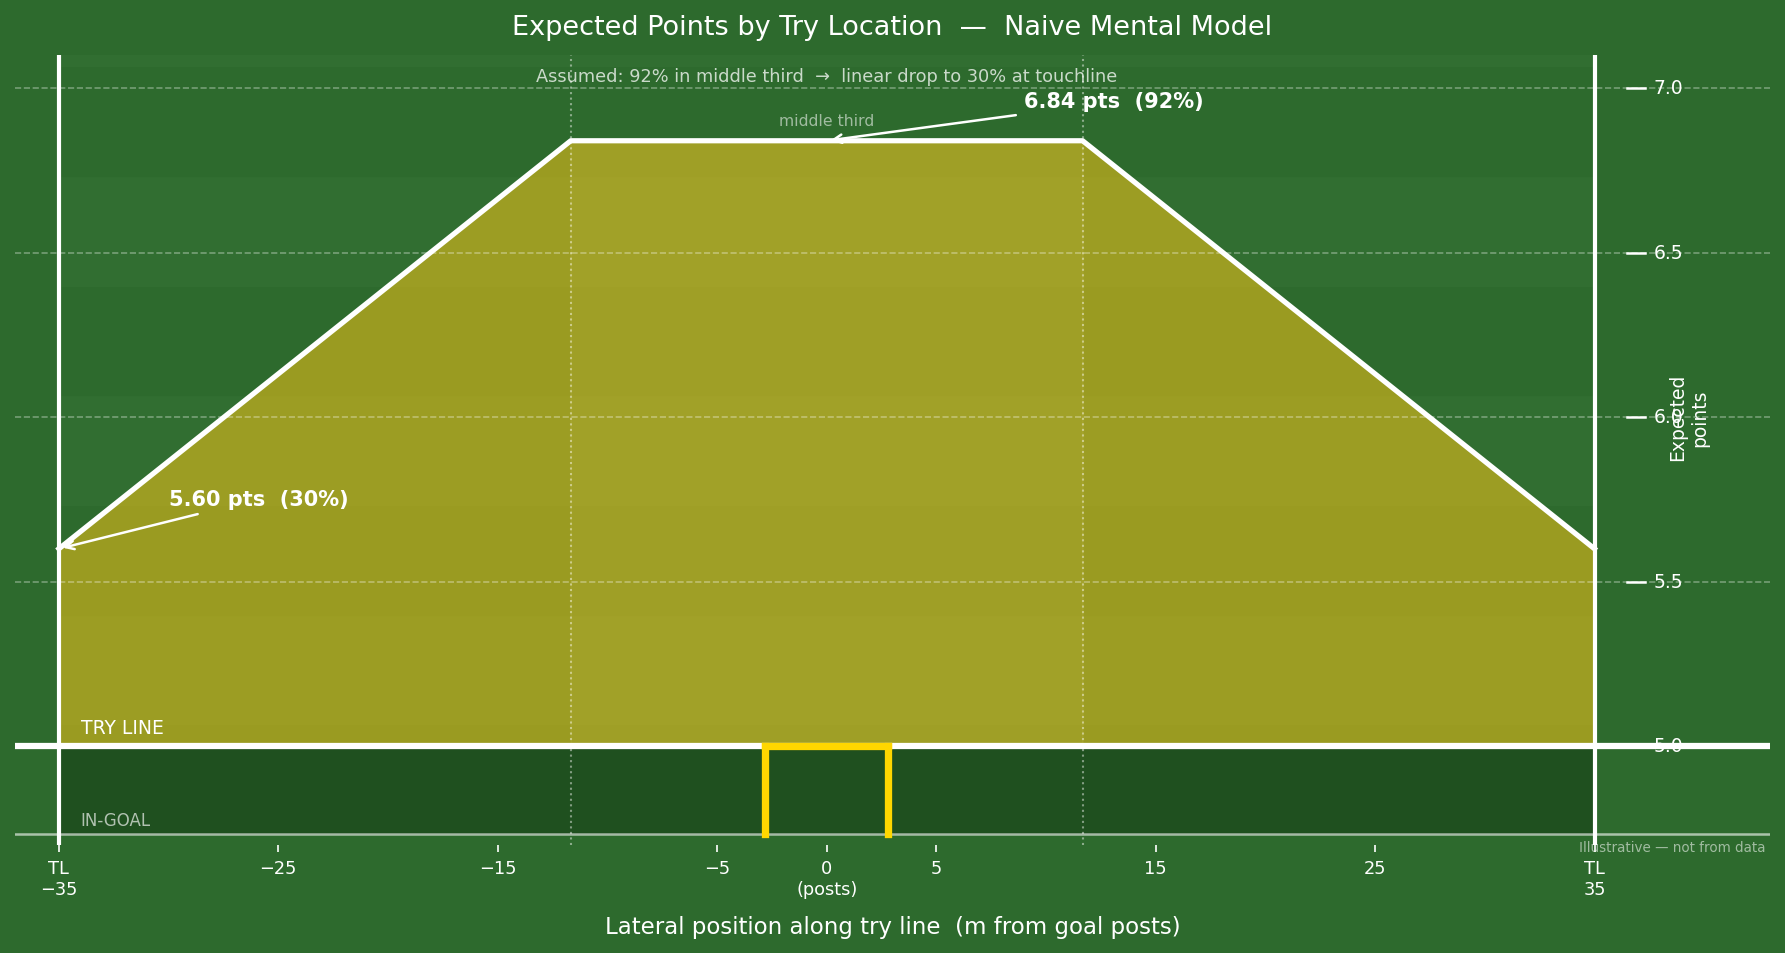

Python code for this plot:
"""
Naive mental model: conversion probability vs. lateral try location.
Model: >90% (flat) in the middle third of the field, then linearly
decreasing to ~30% at the touchlines.

Plotted in the same pitch style as expected_points_pitch.py.
"""

import matplotlib
matplotlib.use("Agg")

import numpy as np
import matplotlib.pyplot as plt
import matplotlib.patches as mpatches

# ---------------------------------------------------------------------------
# Naive model
# ---------------------------------------------------------------------------
HALF_WIDTH   = 35.0
MIDDLE_THIRD = HALF_WIDTH / 3          # ≈ 11.67 m — edge of middle third
P_CENTRE     = 0.92                    # flat rate inside middle third
P_EDGE       = 0.30                    # rate at touchline

lat    = np.linspace(-HALF_WIDTH, HALF_WIDTH, 700)
abs_l  = np.abs(lat)

# Piecewise: flat in middle third, then linear ramp out to touchline
p_naive = np.where(
    abs_l <= MIDDLE_THIRD,
    P_CENTRE,
    P_CENTRE + (abs_l - MIDDLE_THIRD) / (HALF_WIDTH - MIDDLE_THIRD) * (P_EDGE - P_CENTRE)
)
ep = 5 + 2 * p_naive

# ---------------------------------------------------------------------------
# Map EP → y  (5 pts = 0, 7 pts = Y_TOP)  — same scale as existing plot
# ---------------------------------------------------------------------------
Y_TOP = 30.0
Y_BOT = -4.0

def ep_to_y(e):
    return (e - 5.0) * (Y_TOP / 2.0)

curve_y  = ep_to_y(ep)
ep_ticks = [5.0, 5.5, 6.0, 6.5, 7.0]

# ---------------------------------------------------------------------------
# Figure
# ---------------------------------------------------------------------------
POST_SEP = 5.6 / 2

fig, ax = plt.subplots(figsize=(12, 8))
fig.patch.set_facecolor("#2d6a2d")
ax.set_facecolor("#2d6a2d")

# Grass stripes
stripe_colors = ["#2d6a2d", "#316e31"]
for i, y_start in enumerate(np.arange(Y_BOT, Y_TOP + 5, 5)):
    ax.add_patch(mpatches.Rectangle(
        (-HALF_WIDTH, y_start), 2 * HALF_WIDTH, 5,
        color=stripe_colors[int(i) % 2], zorder=0
    ))

# In-goal darker tint
ax.add_patch(mpatches.Rectangle(
    (-HALF_WIDTH, Y_BOT), 2 * HALF_WIDTH, abs(Y_BOT),
    color="#1a451a", zorder=1, alpha=0.7
))

# Middle-third shading to make the flat zone visible
ax.add_patch(mpatches.Rectangle(
    (-MIDDLE_THIRD, 0), 2 * MIDDLE_THIRD, ep_to_y(5 + 2 * P_CENTRE),
    color="#ffffff", alpha=0.06, zorder=2
))
ax.axvline(-MIDDLE_THIRD, color="white", lw=1, ls=":", alpha=0.45, zorder=4)
ax.axvline( MIDDLE_THIRD, color="white", lw=1, ls=":", alpha=0.45, zorder=4)
ax.text(0, ep_to_y(5 + 2 * P_CENTRE) + 0.7, "middle third",
        color="white", fontsize=7.5, ha="center", alpha=0.55, zorder=8)

# EP fill and curve
ax.fill_between(lat, 0, curve_y, color="#f5c518", alpha=0.55, zorder=2, linewidth=0)
ax.plot(lat, curve_y, color="white", lw=2.5, zorder=5)

# Pitch lines
ax.axvline(-HALF_WIDTH, color="white", lw=2,   zorder=3)
ax.axvline( HALF_WIDTH, color="white", lw=2,   zorder=3)
ax.axhline(0,           color="white", lw=3,   zorder=4)
ax.axhline(Y_BOT,       color="white", lw=1.2, zorder=3, alpha=0.6)

# Goal posts
post_kw = dict(color="#FFD700", lw=3.5, zorder=6)
ax.plot([-POST_SEP, -POST_SEP], [Y_BOT, 0], **post_kw)
ax.plot([ POST_SEP,  POST_SEP], [Y_BOT, 0], **post_kw)
ax.plot([-POST_SEP,  POST_SEP], [0,     0], **post_kw)

# Dashed EP gridlines
for pts in ep_ticks:
    y = ep_to_y(pts)
    if pts > 5.0:
        ax.axhline(y, color="white", lw=0.8, ls="--", alpha=0.35, zorder=2)

# Y-axis EP scale (right edge)
scale_x = HALF_WIDTH + 1.5
for pts in ep_ticks:
    y = ep_to_y(pts)
    ax.plot([scale_x, scale_x + 0.8], [y, y], color="white", lw=1.2, zorder=7)
    ax.text(scale_x + 1.2, y, f"{pts:.1f}",
            color="white", fontsize=9, va="center", zorder=7)
ax.text(scale_x + 2.8, ep_to_y(6.0), "Expected\npoints",
        color="white", fontsize=9, ha="center", va="center",
        rotation=90, zorder=7)

# Labels
ax.text(-HALF_WIDTH + 1, 0.6,   "TRY LINE", color="white", fontsize=9,  zorder=8)
ax.text(-HALF_WIDTH + 1, Y_BOT + 0.4, "IN-GOAL", color="white", fontsize=8,
        alpha=0.65, zorder=8)

# Key value annotations
ep_centre = float(5 + 2 * P_CENTRE)
ep_edge   = float(5 + 2 * P_EDGE)
ax.annotate(f"{ep_centre:.2f} pts  ({int(P_CENTRE*100)}%)",
            xy=(0, ep_to_y(ep_centre)),
            xytext=(9, ep_to_y(ep_centre) + 1.5),
            color="white", fontsize=10, fontweight="bold",
            arrowprops=dict(arrowstyle="->", color="white", lw=1.2))
ax.annotate(f"{ep_edge:.2f} pts  ({int(P_EDGE*100)}%)",
            xy=(-HALF_WIDTH, ep_to_y(ep_edge)),
            xytext=(-HALF_WIDTH + 5, ep_to_y(ep_edge) + 2),
            color="white", fontsize=10, fontweight="bold",
            arrowprops=dict(arrowstyle="->", color="white", lw=1.2))

# Title & subtitle
ax.set_title(
    "Expected Points by Try Location  —  Naive Mental Model",
    fontsize=13, color="white", pad=10
)
ax.text(0, Y_TOP + 0.3,
        f"Assumed: {int(P_CENTRE*100)}% in middle third  →  linear drop to {int(P_EDGE*100)}% at touchline",
        color="white", fontsize=8.5, ha="center", alpha=0.75, zorder=9)

# Source note
ax.text(HALF_WIDTH + 7.8, Y_BOT - 0.3,
        "Illustrative — not from data",
        color="white", fontsize=6.5, alpha=0.55, ha="right", va="top", zorder=9)

ax.set_xlim(-HALF_WIDTH - 2, HALF_WIDTH + 8)
ax.set_ylim(Y_BOT - 0.5, Y_TOP + 1.5)
ax.set_aspect("equal")

ax.set_xticks([-35, -25, -15, -5, 0, 5, 15, 25, 35])
ax.set_xticklabels(
    ["TL\n−35", "−25", "−15", "−5", "0\n(posts)", "5", "15", "25", "TL\n35"],
    color="white", fontsize=8.5
)
ax.tick_params(axis="x", colors="white")
ax.yaxis.set_visible(False)
for spine in ax.spines.values():
    spine.set_visible(False)

ax.set_xlabel("Lateral position along try line  (m from goal posts)", fontsize=11,
              color="white", labelpad=8)

fig.tight_layout()
out = "naive_model_pitch.png"
fig.savefig(out, dpi=150, bbox_inches="tight", facecolor=fig.get_facecolor())
print(f"Saved → {out}")
